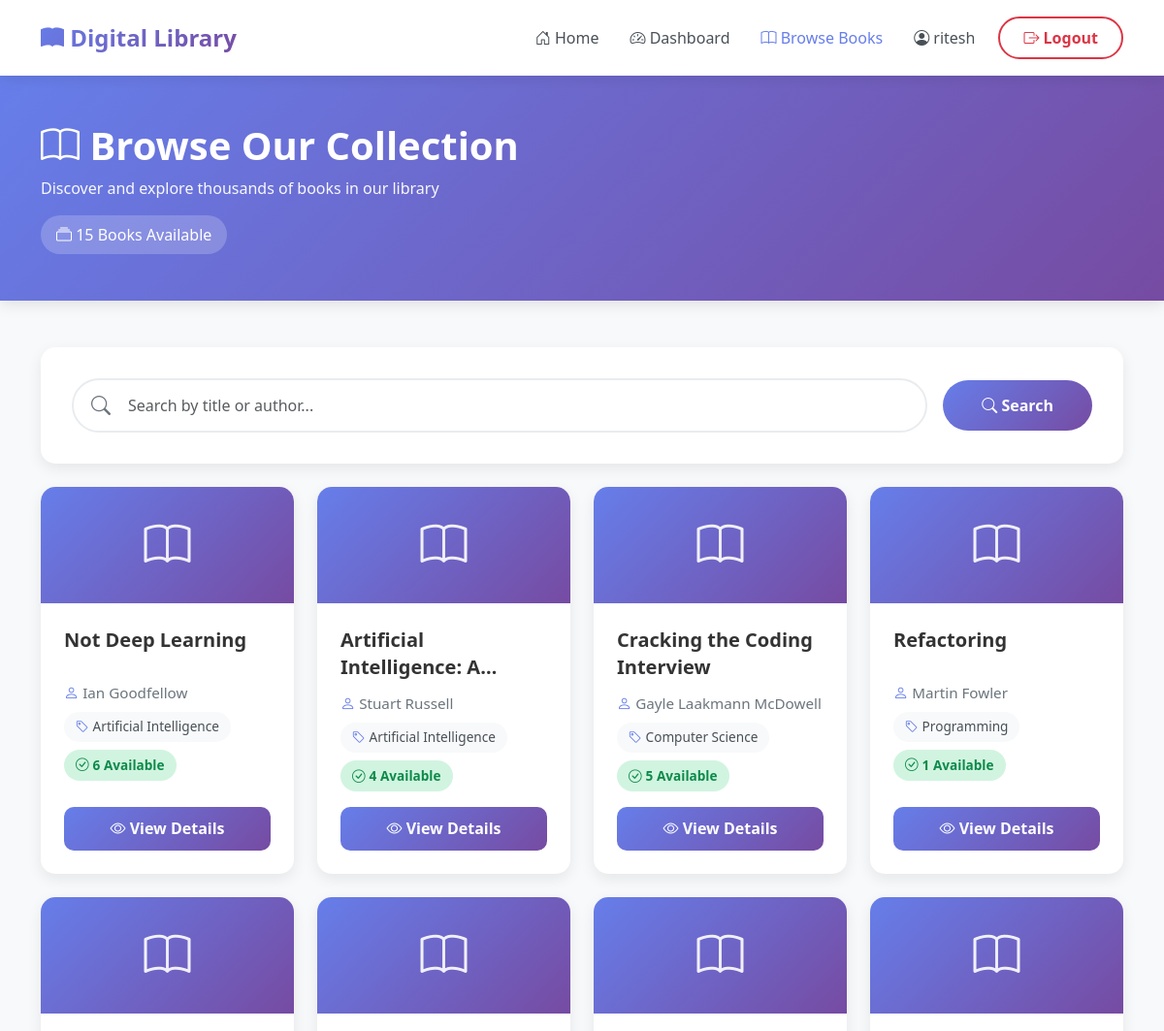
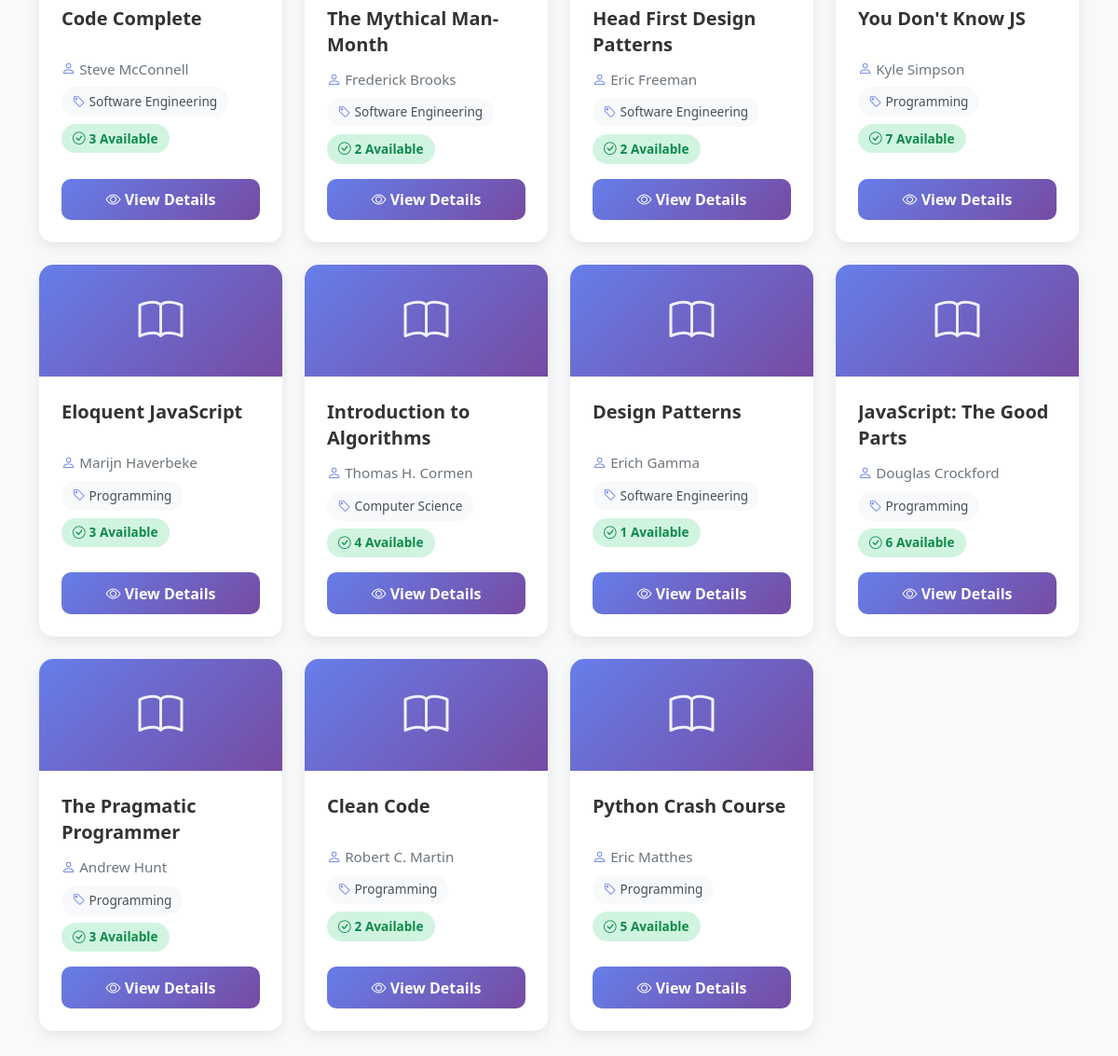
The page /books/ (signed in) on the database its author committed (2 pictures, top to bottom).
### books/models.py (models this page shows, shortened)
class Book(models.Model):
    title = models.CharField(
        max_length=200,
        help_text="Enter the book title"
    )
    author = models.CharField(
        max_length=100,
        help_text="Enter the author name"
    )
    isbn = models.CharField(
        max_length=13,
        unique=True,
        help_text="13 Character ISBN number"
    )
    category = models.CharField(
        max_length=50,
        help_text="Enter the book category (e.g., Fiction, Science, History)"
    )
    description = models.TextField(
        help_text="Enter a brief description of the book",
        blank=True
    )
    quantity = models.PositiveIntegerField(
        default=1,
        help_text="Total number of copies in the library"
    )
    available_quantity = models.PositiveIntegerField(
        default=1,
        help_text="Number of copies currently available for borrowing"
    )
    created_at = models.DateTimeField(
        auto_now_add=True,
        help_text="Date and time when the book was added to the system"
    )
    class Meta:
        ordering = ['-created_at']
        verbose_name = 'Book'
        verbose_name_plural = 'Books'
    def is_available(self):
        return self.available_quantity > 0
    is_available.boolean = True
    is_available.short_description = 'Available'

### books/views.py (the view)
# urls.py: path('', views.book_list, name='book_list'),
def book_list(request):
    search_query = request.GET.get('q', '').strip()
    books = Book.objects.all()
    if search_query:
        books = books.filter(
            Q(title__icontains=search_query) |
            Q(author__icontains=search_query)
        )
    context = {
        'books': books,
        'total_books': books.count(),
        'search_query': search_query,
    }
    return render(request, 'books/book_list.html', context)

### accounts/models.py (called while the page is built)
    def is_librarian(self):
        return self.role == 'Librarian'

### books/templates/books/book_list.html (shortened to what this page needs)
<!DOCTYPE html>
<html lang="en">
<head>
    <link href="https://cdn.jsdelivr.net/npm/bootstrap@5.3.0/dist/css/bootstrap.min.css" rel="stylesheet">
    <link href="https://cdn.jsdelivr.net/npm/bootstrap-icons@1.10.0/font/bootstrap-icons.css" rel="stylesheet">
</head>
<body>
    <nav class="navbar navbar-expand-lg navbar-light sticky-top">
        <div class="container">
            <a class="navbar-brand" href="{% url 'accounts:home' %}">
                <i class="bi bi-book-fill"></i> Digital Library
            </a>
            <div class="collapse navbar-collapse" id="navbarNav">
                <ul class="navbar-nav ms-auto align-items-center">
                    <li class="nav-item">
                        <a class="nav-link" href="{% url 'accounts:home' %}">
                            <i class="bi bi-house-door"></i> Home
                        </a>
                    </li>
                    {% if user.is_authenticated %}
                        <li class="nav-item">
                            <a class="nav-link" href="{% url 'accounts:dashboard' %}">
                                <i class="bi bi-speedometer2"></i> Dashboard
                            </a>
                        </li>
                    {% endif %}
                    <li class="nav-item">
                        <a class="nav-link active" href="{% url 'books:book_list' %}">
                            <i class="bi bi-book"></i> Browse Books
                        </a>
                    </li>
                    {% if user.is_authenticated %}
                        <li class="nav-item">
                            <span class="nav-link">
                                <i class="bi bi-person-circle"></i> {{ user.username }}
                            </span>
                        </li>
                        <li class="nav-item">
                            <a class="btn btn-logout ms-2" href="{% url 'accounts:logout' %}">
                                <i class="bi bi-box-arrow-right"></i> Logout
                            </a>
                        </li>
                    {% endif %}
                </ul>
            </div>
        </div>
    </nav>
    <div class="page-header">
        <div class="container">
            <h1><i class="bi bi-book"></i> Browse Our Collection</h1>
            <p>Discover and explore thousands of books in our library</p>
            <div class="stats-badge">
                <i class="bi bi-collection"></i> {{ total_books }} Book{{ total_books|pluralize }}
                {% if search_query %}matching "{{ search_query }}"{% else %}Available{% endif %}
            </div>
        </div>
    </div>
    <div class="container mb-4">
        <div class="search-section">
            <form method="GET" action="{% url 'books:book_list' %}" class="search-form">
                <div class="search-input-wrapper">
                    <input
                        type="text"
                        name="q"
                        class="form-control search-input"
                        placeholder="Search by title or author..."
                        value="{{ search_query }}"
                        autocomplete="off"
                    >
                </div>
                <button type="submit" class="btn btn-search">
                    <i class="bi bi-search"></i> Search
                </button>
            </form>
        </div>
    </div>
    <div class="container">
        {% if books %}
            <div class="books-grid">
                <div class="row g-4">
                    {% for book in books %}
                        <div class="col-lg-3 col-md-4 col-sm-6">
                            <div class="book-card">
                                <div class="book-card-header">
                                    <i class="bi bi-book book-icon"></i>
                                </div>
                                <div class="book-card-body">
                                    <h3 class="book-title">{{ book.title }}</h3>
                                    <p class="book-author">
                                        <i class="bi bi-person"></i> {{ book.author }}
                                    </p>
                                    <div class="book-meta">
                                        <span class="meta-badge">
                                            <i class="bi bi-tag"></i> {{ book.category }}
                                        </span>
                                        {% if book.is_available %}
                                            <span class="availability-badge available">
                                                <i class="bi bi-check-circle"></i> {{ book.available_quantity }} Available
                                            </span>
                                        {% else %}
                                            <span class="availability-badge unavailable">
                                                <i class="bi bi-x-circle"></i> Unavailable
                                            </span>
                                        {% endif %}
                                    </div>
                                    <a href="{% url 'books:book_detail' book.pk %}" class="btn btn-view-details w-100">
                                        <i class="bi bi-eye"></i> View Details
                                    </a>
                                </div>
                            </div>
                        </div>
                    {% endfor %}
                </div>
            </div>
        {% endif %}
    </div>
</body>
</html>

### books/templates/books/book_list.html (style rules this page uses)
:root { --primary-gradient: linear-gradient(135deg, #667eea 0%, #764ba2 100%); --primary-color: #667eea; --secondary-color: #764ba2; }
body { background: #f8f9fa; font-family: 'Segoe UI', Tahoma, Geneva, Verdana, sans-serif; }
.navbar { background: white !important; box-shadow: 0 2px 15px rgba(0, 0, 0, 0.1); padding: 1rem 0; }
.navbar-brand { font-size: 1.5rem; font-weight: 700; background: var(--primary-gradient); -webkit-background-clip: text; -webkit-text-fill-color: transparent; background-clip: text; }
.nav-link { font-weight: 500; color: #495057 !important; margin: 0 0.5rem; transition: color 0.3s ease; }
.nav-link:hover, .nav-link.active { color: var(--primary-color) !important; }
.btn-logout { background: transparent; border: 2px solid #dc3545; color: #dc3545; padding: 0.5rem 1.5rem; border-radius: 25px; font-weight: 600; transition: all 0.3s ease; }
.page-header { background: var(--primary-gradient); color: white; padding: 3rem 0; margin-bottom: 3rem; box-shadow: 0 4px 15px rgba(0, 0, 0, 0.1); }
.page-header h1 { font-weight: 700; margin-bottom: 0.5rem; }
.page-header p { opacity: 0.95; margin-bottom: 0; }
.stats-badge { background: rgba(255, 255, 255, 0.2); padding: 0.5rem 1rem; border-radius: 20px; display: inline-block; margin-top: 1rem; }
.book-card { background: white; border-radius: 15px; overflow: hidden; box-shadow: 0 5px 15px rgba(0, 0, 0, 0.08); transition: all 0.3s ease; height: 100%; display: flex; flex-direction: column; }
.book-card-header { background: var(--primary-gradient); color: white; padding: 1.5rem; min-height: 120px; display: flex; align-items: center; justify-content: center; text-align: center; }
.book-icon { font-size: 3rem; opacity: 0.9; }
.book-card-body { padding: 1.5rem; flex-grow: 1; display: flex; flex-direction: column; }
.book-title { font-size: 1.25rem; font-weight: 700; color: #333; margin-bottom: 0.75rem; line-height: 1.4; min-height: 2.8rem; display: -webkit-box; -webkit-line-clamp: 2; -webkit-box-orient: vertical; overflow: hidden; }
.book-author { color: #6c757d; margin-bottom: 0.5rem; font-size: 0.95rem; }
.book-author i { color: var(--primary-color); }
.book-meta { display: flex; flex-wrap: wrap; gap: 0.5rem; margin-bottom: 1rem; }
.meta-badge { background: #f8f9fa; padding: 0.35rem 0.75rem; border-radius: 20px; font-size: 0.85rem; color: #495057; display: inline-flex; align-items: center; gap: 0.25rem; }
.meta-badge i { color: var(--primary-color); }
.availability-badge { padding: 0.35rem 0.75rem; border-radius: 20px; font-size: 0.85rem; font-weight: 600; display: inline-flex; align-items: center; gap: 0.25rem; }
.availability-badge.available { background: #d1f4e0; color: #0d8a4a; }
.btn-view-details { background: var(--primary-gradient); border: none; color: white; padding: 0.65rem 1.5rem; border-radius: 10px; font-weight: 600; transition: all 0.3s ease; margin-top: auto; }
.search-section { background: white; padding: 2rem; border-radius: 15px; box-shadow: 0 5px 15px rgba(0, 0, 0, 0.08); }
.search-form { display: flex; gap: 1rem; align-items: center; }
.search-input-wrapper { flex: 1; position: relative; }
.search-input { padding: 0.875rem 3rem 0.875rem 3.5rem; border: 2px solid #e9ecef; border-radius: 50px; font-size: 1rem; transition: all 0.3s ease; }
.btn-search { background: var(--primary-gradient); border: none; color: white; padding: 0.875rem 2.5rem; border-radius: 50px; font-weight: 600; transition: all 0.3s ease; white-space: nowrap; }
.books-grid { margin-bottom: 3rem; }

### rows shown on the page
Book: title "Not Deep Learning", author "Ian Goodfellow", category "Artificial Intelligence", available_quantity "6"
Book: title "Artificial Intelligence:…", author "Stuart Russell", category "Artificial Intelligence", available_quantity "4"
Book: title "Cracking the Coding Interview", author "Gayle Laakmann McDowell", category "Computer Science", available_quantity "5"
Book: title "Refactoring", author "Martin Fowler", category "Programming", available_quantity "1"
Book: title "Code Complete", author "Steve McConnell", category "Software Engineering", available_quantity "3"
Book: title "The Mythical Man-Month", author "Frederick Brooks", category "Software Engineering", available_quantity "2"
Book: title "Head First Design Patterns", author "Eric Freeman", category "Software Engineering", available_quantity "2"
Book: title "You Don't Know JS", author "Kyle Simpson", category "Programming", available_quantity "7"
Book: title "Eloquent JavaScript", author "Marijn Haverbeke", category "Programming", available_quantity "3"
Book: title "Introduction to Algorithms", author "Thomas H. Cormen", category "Computer Science", available_quantity "4"
Book: title "Design Patterns", author "Erich Gamma", category "Software Engineering", available_quantity "1"
Book: title "JavaScript: The Good Parts", author "Douglas Crockford", category "Programming", available_quantity "6"
Book: title "The Pragmatic Programmer", author "Andrew Hunt", category "Programming", available_quantity "3"
Book: title "Clean Code", author "Robert C. Martin", category "Programming", available_quantity "2"
Book: title "Python Crash Course", author "Eric Matthes", category "Programming", available_quantity "5"

### other values the page prints
{{ user.username }} "ritesh"
{{ total_books }} "15"
